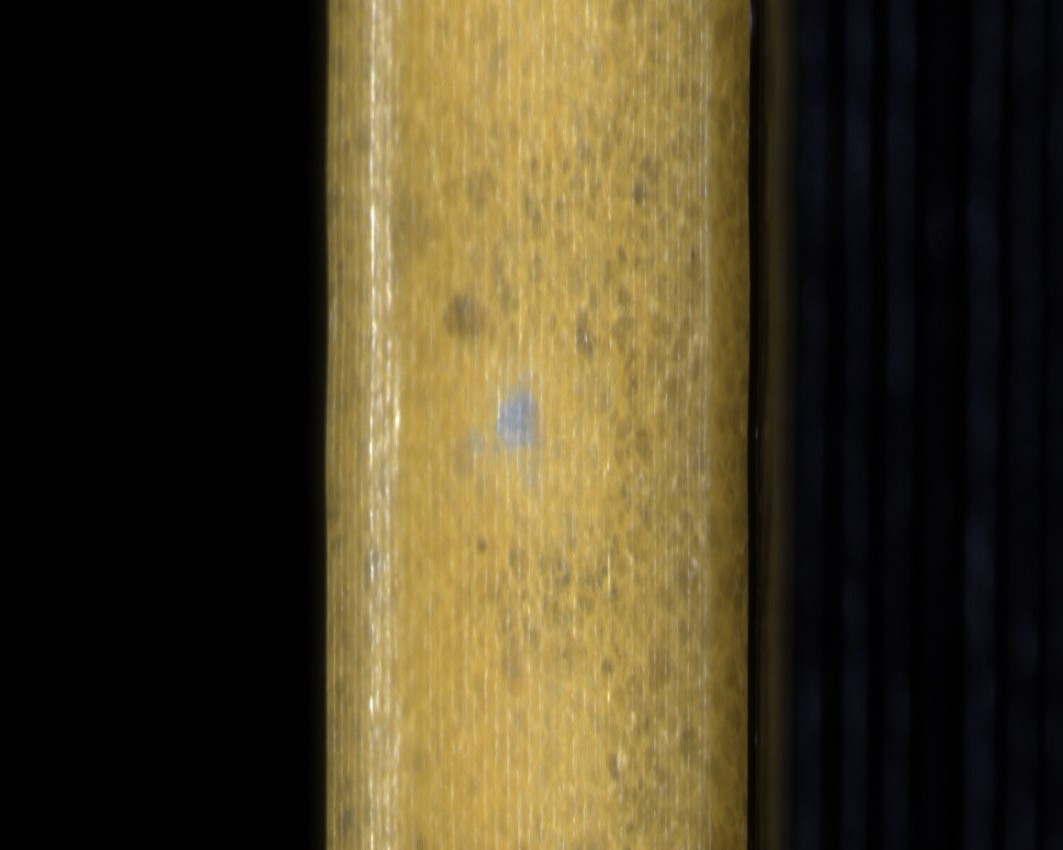
#> input picture Images/FirstFocusPlane.jpg, 1063 x 850 px
$ python sharpness.py   (older library calls are emulated)
#> lines starting #> are read from the running program, lines starting #| are printed output that depends on the picture; after the words box and inside, x2 and y2 are one past the last pixel; in counts of white or black regions, pixels touching at a corner belong together
import cv2
import numpy as np

def compute_sharpness(image, block_size=50, threshold=100):

    h, w = image.shape
    sharpness_map = np.zeros((h // block_size, w // block_size), dtype=int)

    # Apply Laplacian
    laplacian = cv2.Laplacian(image, cv2.CV_64F, ksize=1)

    for i in range(0, h - block_size, block_size):
        for j in range(0, w - block_size, block_size):
            block = laplacian[i:i+block_size, j:j+block_size]
            variance = block.var()
            if variance > threshold: # Variance threshold
                sharpness_map[i // block_size, j // block_size] = 1
            else:
                sharpness_map[i // block_size, j // block_size] = 0
    return sharpness_map

def apply_sharpness_overlay(image, sharpness_map, block_size=50):

    color_overlay = np.zeros_like(image, dtype=np.uint8)

    for i in range(sharpness_map.shape[0]):
        for j in range(sharpness_map.shape[1]):
            if sharpness_map[i, j] == 1:
                color = np.array([0, 255, 0]) # Green
            else:
                color = np.array([0, 0, 255]) # Red
            x = j * block_size
            y = i * block_size
            color_overlay[y:y+block_size, x:x+block_size] = color
    # Merge overlay with the original image
    result = cv2.addWeighted(image, 0.6, color_overlay, 0.5, 0)
    return result

# Load image
image_name = "FirstFocusPlane.jpg"
#image_name = "BestFocusPlane.jpg"
#image_name = "LastFocusPlane.jpg"

image_path = "./Images/" + image_name
result_path = "./Results/" + image_name

image = cv2.imread(image_path)
#> image is the input picture: shape (850, 1063, 3); mean B, G, R 34.8, 59.7, 69.6
gray = cv2.cvtColor(image, cv2.COLOR_BGR2GRAY)
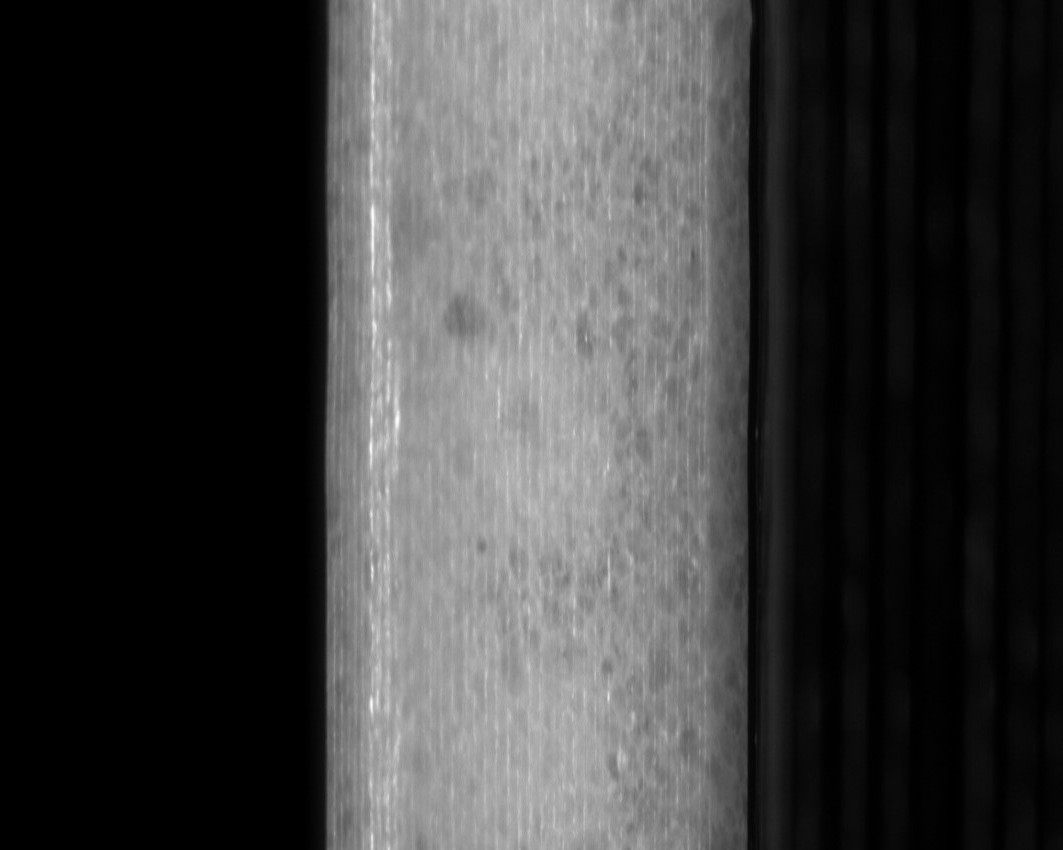
#> gray: shape (850, 1063); min 0, max 252, mean 59.8

# Compute sharpness matrix
block_size = 10 # Block size
threshold = 50 # Sharpness threshold
sharpness_map = compute_sharpness(gray, block_size, threshold)
#> in compute_sharpness, `laplacian = cv2.Laplacian(image, cv2.CV_64F, ksize=1)`:
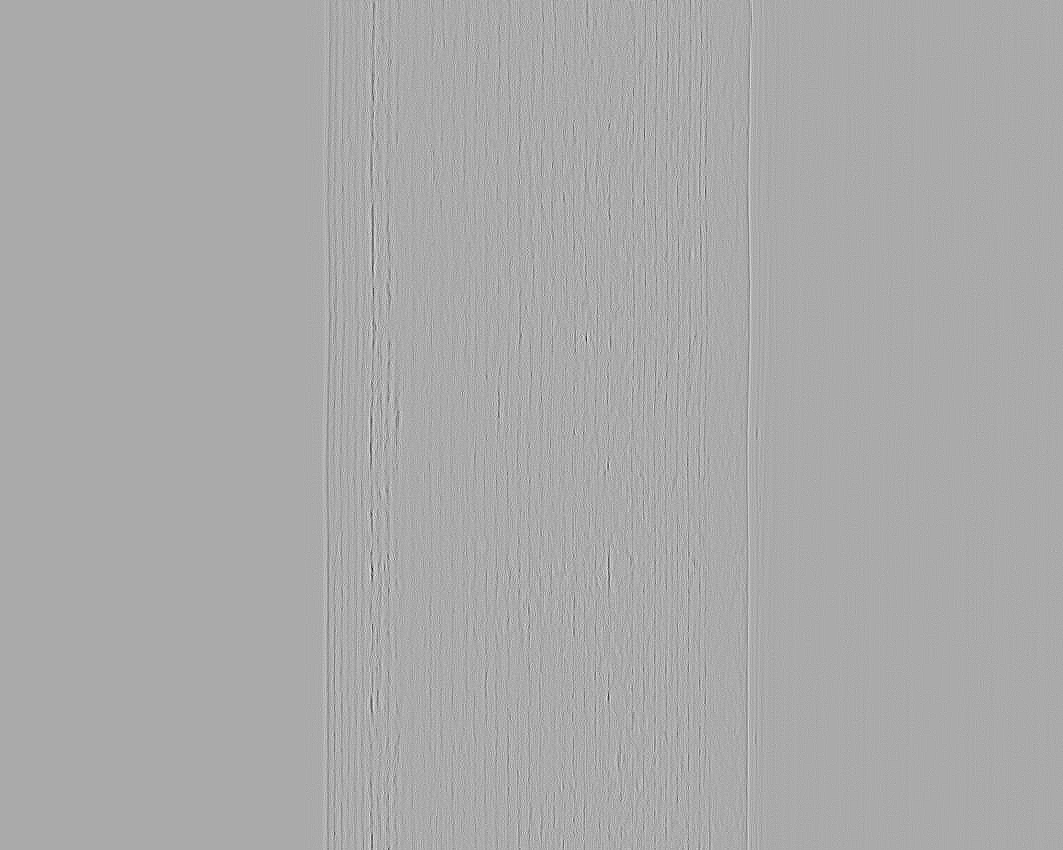
#> laplacian: shape (850, 1063) float64; min -101, max 50, mean 0; drawn with min black and max white
#> after the loop in compute_sharpness, `for i in range(0, h - block_size, block_size):`:
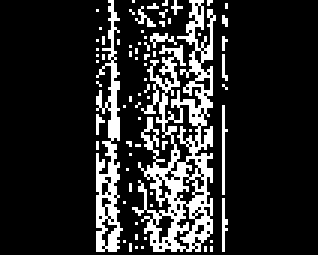
#> sharpness_map: shape (85, 106) int64 (shown 3 times larger); values 0 (black) and 1 (white), 16.2% white in thin lines or dots, all inside (x1, y1, x2, y2) = (32, 0, 76, 84)

# Apply overlay
result = apply_sharpness_overlay(image, sharpness_map, block_size)
#> after the loop in apply_sharpness_overlay, `for i in range(sharpness_map.shape[0]):`:
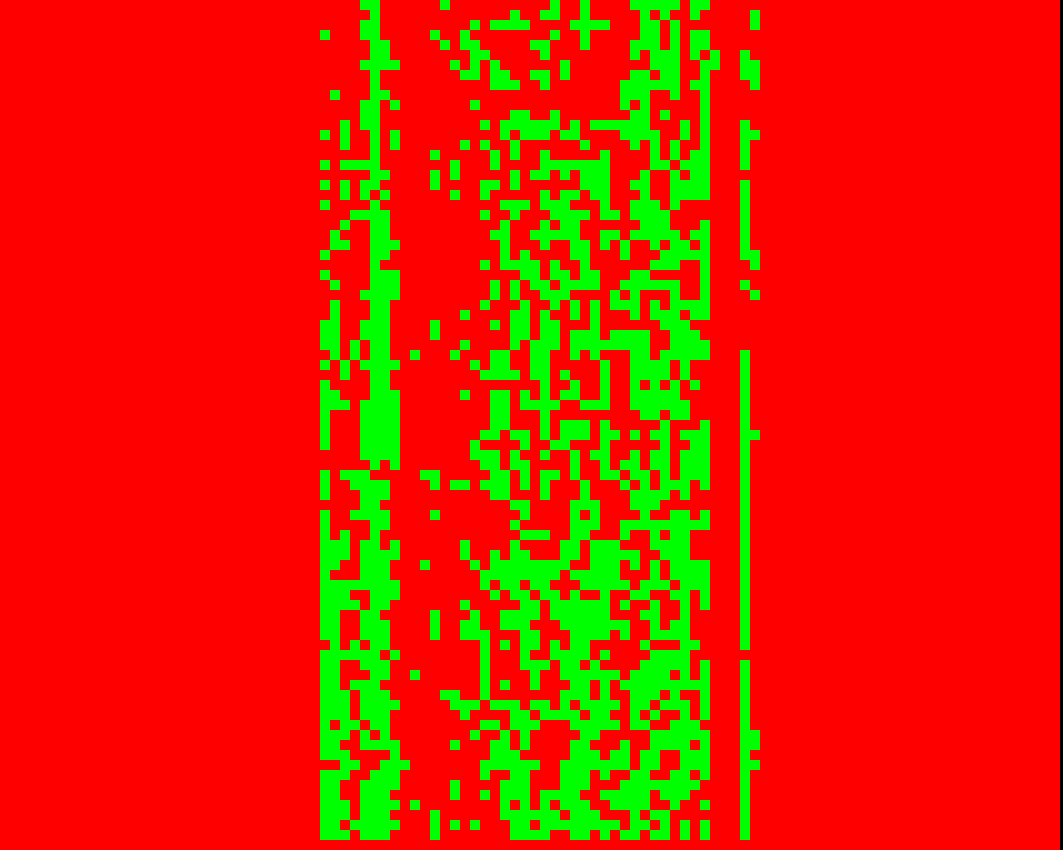
#> color_overlay: shape (850, 1063, 3); mean of channels 0, 1, 2 0, 41.2, 213; drawn as B, G, R
#> in apply_sharpness_overlay, `result = cv2.addWeighted(image, 0.6, color_overlay, 0.5, 0)`:
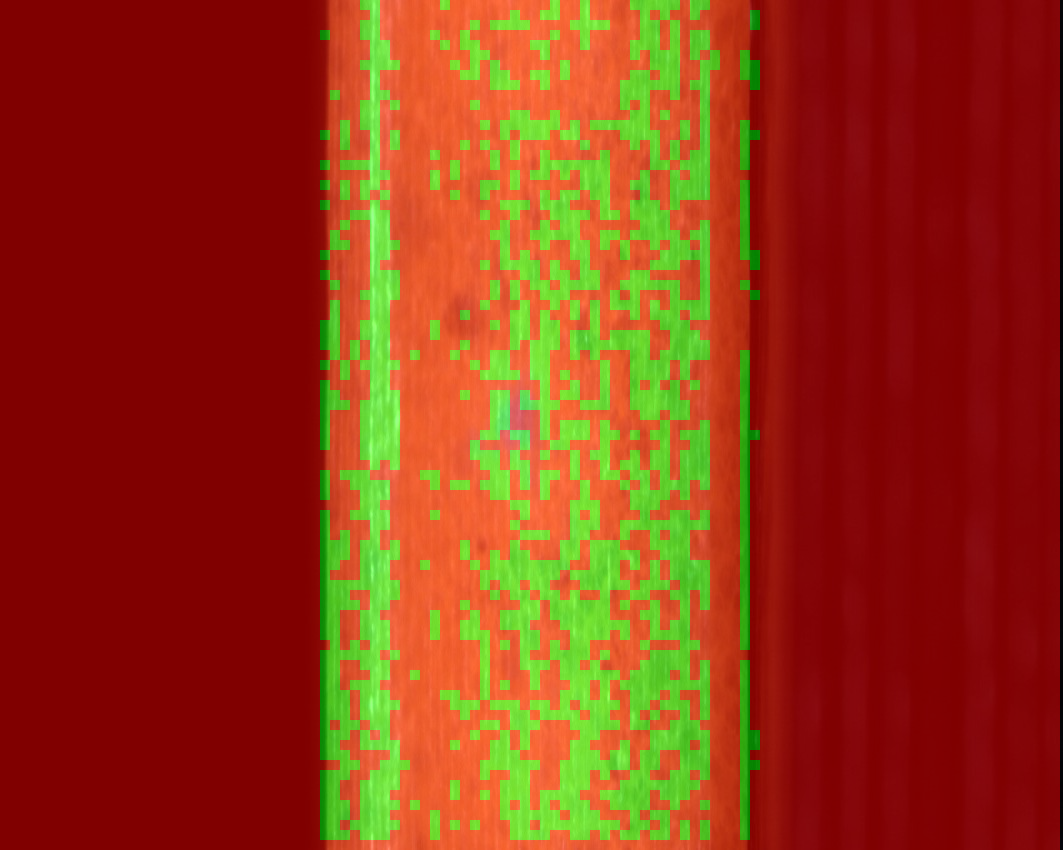
#> result: shape (850, 1063, 3); mean B, G, R 20.9, 56.4, 148.4

# Save result
cv2.imwrite(result_path, result)

# Display result
cv2.imshow("Image sharpness", result)
cv2.waitKey(0)
cv2.destroyAllWindows()
